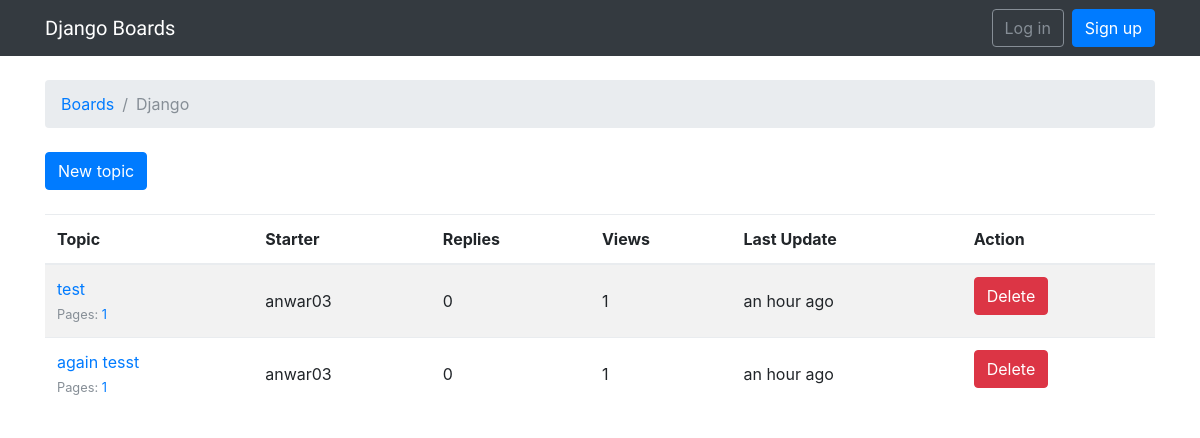
The app's page /boards/1/ with its own data.
### blog/models.py (models this page shows, shortened)
class Board(models.Model):
    name = models.CharField(max_length=30, unique=True)
    description = models.CharField(max_length=100)

class Topic(models.Model):
    subject = models.CharField(max_length=255)
    last_updated = models.DateTimeField(auto_now_add=True)
    board = models.ForeignKey(Board, related_name='topics', on_delete=models.CASCADE)
    starter = models.ForeignKey(User, related_name='topics', on_delete=models.CASCADE)
    views = models.PositiveIntegerField(default=0)
    def get_page_count(self):
        count = self.posts.count()
        pages = count/20
        return math.ceil(pages)
    def has_many_pages(self, count=None):
        if count is None:
            count = self.get_page_count()
        return count > 6
    def get_page_range(self):
        count = self.get_page_count()
        if self.has_many_pages():
            return range(1, 5)
        return range(1, count+1)

### blog/views.py (the view)
# urls.py: url(r'^boards/(?P<pk>\d+)/$', views.TopicListView.as_view(), name='board_topics'),
class TopicListView(ListView):
	model = Topic
	template_name = 'topics.html'
	context_object_name = 'topics'
	paginate_by = 10
	def get_context_data(self, **kwargs):
		kwargs['board'] = self.board
		return super().get_context_data(**kwargs)
	def get_queryset(self):
		self.board = get_object_or_404(Board, pk=self.kwargs.get('pk'))
		queryset = self.board.topics.order_by('-last_updated').annotate(replies=Count('posts') - 1)
		return queryset

### templates/topics.html (shortened to what this page needs)
{% extends 'base.html' %}
{% load humanize %}
{% block breadcrumb %}
  <li class="breadcrumb-item"><a href="{% url 'home' %}">Boards</a></li>
  <li class="breadcrumb-item active">{{ board.name }}</li>
{% endblock %}
{% block content %}
  <div class="mb-4">
    <a href="{% url 'new_topic' board.pk %}" class="btn btn-primary">New topic</a>
  </div>
  <table class="table table-striped mb-4">
    <thead class="thead-inverse">
      <tr>
        <th>Topic</th>
        <th>Starter</th>
        <th>Replies</th>
        <th>Views</th>
        <th>Last Update</th>
        <th>Action</th>
      </tr>
    </thead>
    <tbody>
      {% for topic in topics %}
        {% url 'topic_posts' board.pk topic.pk as topic_url %}
        <tr>
          <td>
            <p class="mb-0">
              <a href="{{ topic_url }}">{{ topic.subject }}</a>
            </p>
            <small class="text-muted">
              Pages:
              {% for i in topic.get_page_range %}
                <a href="{{ topic_url }}?page={{ i }}">{{ i }}</a>
              {% endfor %}
            </small>
          </td>
          <td class="align-middle">{{ topic.starter.username }}</td>
          <td class="align-middle">{{ topic.replies }}</td>
          <td class="align-middle">{{ topic.views }}</td>
          <td class="align-middle">{{ topic.last_updated|naturaltime }}</td>
          <td><a href="{% url 'topic_delete' topic.board.pk topic.pk %}" class="btn btn-danger pull-right" role="button">Delete</a></td>
        </tr>
      {% endfor %}
    </tbody>
  </table>
{% endblock %}

### records on screen
Board: name "Django"
Topic: subject "test", get_page_range "1", starter.username "anwar03", replies "0", views "1", last_updated "an hour ago"
Topic: subject "again tesst", get_page_range "1", starter.username "anwar03", replies "0", views "1", last_updated "an hour ago"
